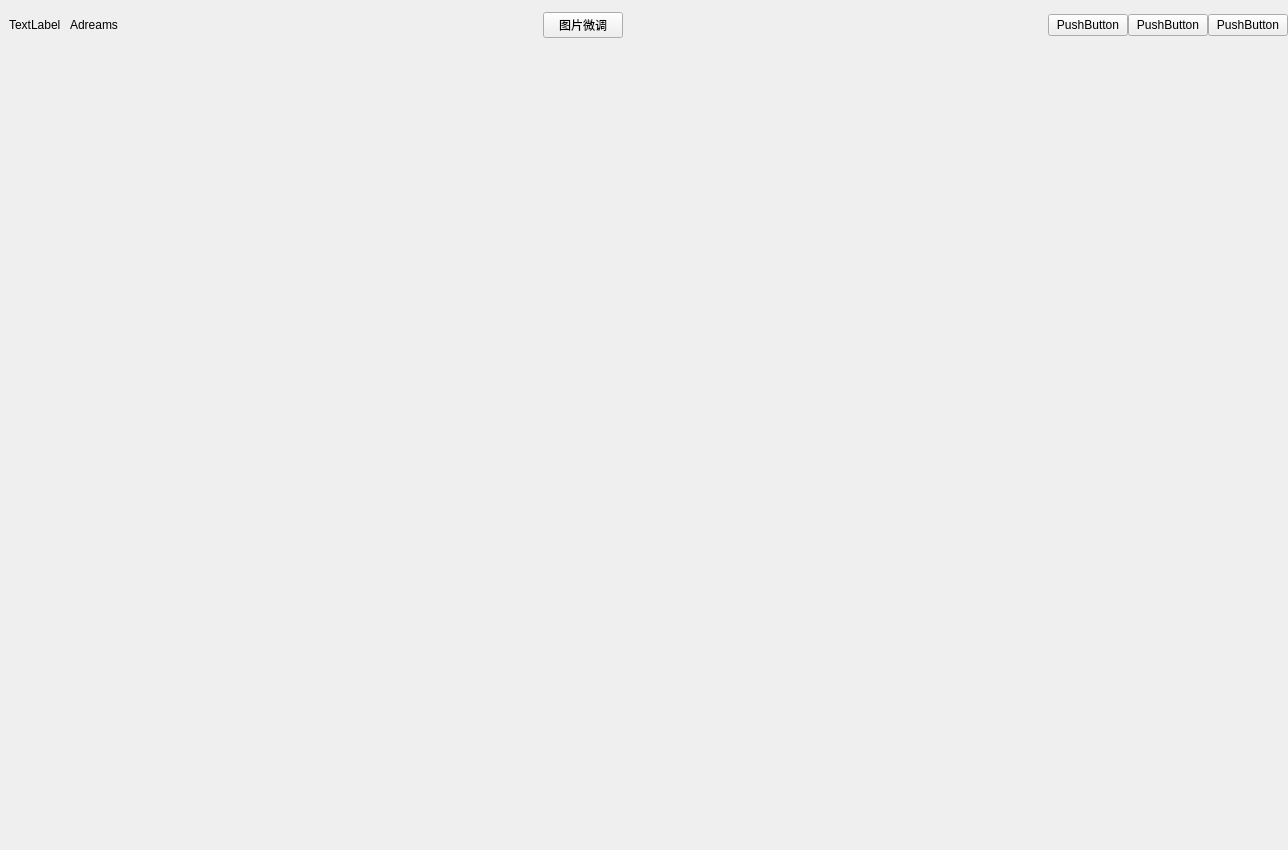
<?xml version="1.0" encoding="UTF-8"?>
<ui version="4.0">
 <class>Form</class>
 <widget class="QWidget" name="Form">
  <property name="geometry">
   <rect>
    <x>0</x>
    <y>0</y>
    <width>1288</width>
    <height>850</height>
   </rect>
  </property>
  <property name="windowTitle">
   <string>Form</string>
  </property>
  <property name="windowOpacity">
   <double>1.000000000000000</double>
  </property>
  <layout class="QVBoxLayout" name="verticalLayout">
   <property name="spacing">
    <number>0</number>
   </property>
   <property name="leftMargin">
    <number>0</number>
   </property>
   <property name="topMargin">
    <number>0</number>
   </property>
   <property name="rightMargin">
    <number>0</number>
   </property>
   <property name="bottomMargin">
    <number>0</number>
   </property>
   <item>
    <widget class="QWidget" name="widget" native="true">
     <property name="maximumSize">
      <size>
       <width>16777215</width>
       <height>50</height>
      </size>
     </property>
     <layout class="QHBoxLayout" name="horizontalLayout" stretch="1,2,1,2,47,5,47,2,2,2">
      <property name="spacing">
       <number>0</number>
      </property>
      <property name="sizeConstraint">
       <enum>QLayout::SetDefaultConstraint</enum>
      </property>
      <property name="leftMargin">
       <number>0</number>
      </property>
      <property name="topMargin">
       <number>0</number>
      </property>
      <property name="rightMargin">
       <number>0</number>
      </property>
      <property name="bottomMargin">
       <number>0</number>
      </property>
      <item>
       <spacer name="horizontalSpacer">
        <property name="orientation">
         <enum>Qt::Horizontal</enum>
        </property>
        <property name="sizeHint" stdset="0">
         <size>
          <width>20</width>
          <height>20</height>
         </size>
        </property>
       </spacer>
      </item>
      <item>
       <widget class="QLabel" name="label">
        <property name="enabled">
         <bool>true</bool>
        </property>
        <property name="maximumSize">
         <size>
          <width>16777215</width>
          <height>16777215</height>
         </size>
        </property>
        <property name="text">
         <string>TextLabel</string>
        </property>
       </widget>
      </item>
      <item>
       <spacer name="horizontalSpacer_2">
        <property name="orientation">
         <enum>Qt::Horizontal</enum>
        </property>
        <property name="sizeHint" stdset="0">
         <size>
          <width>122</width>
          <height>20</height>
         </size>
        </property>
       </spacer>
      </item>
      <item>
       <widget class="QLabel" name="label_2">
        <property name="maximumSize">
         <size>
          <width>16777215</width>
          <height>16777215</height>
         </size>
        </property>
        <property name="text">
         <string>Adreams</string>
        </property>
       </widget>
      </item>
      <item>
       <spacer name="horizontalSpacer_4">
        <property name="orientation">
         <enum>Qt::Horizontal</enum>
        </property>
        <property name="sizeHint" stdset="0">
         <size>
          <width>40</width>
          <height>20</height>
         </size>
        </property>
       </spacer>
      </item>
      <item>
       <widget class="QPushButton" name="pushButton_4">
        <property name="text">
         <string>图片微调</string>
        </property>
       </widget>
      </item>
      <item>
       <spacer name="horizontalSpacer_3">
        <property name="orientation">
         <enum>Qt::Horizontal</enum>
        </property>
        <property name="sizeHint" stdset="0">
         <size>
          <width>122</width>
          <height>20</height>
         </size>
        </property>
       </spacer>
      </item>
      <item>
       <widget class="QPushButton" name="pushButton">
        <property name="maximumSize">
         <size>
          <width>16777215</width>
          <height>16777215</height>
         </size>
        </property>
        <property name="text">
         <string>PushButton</string>
        </property>
       </widget>
      </item>
      <item>
       <widget class="QPushButton" name="pushButton_2">
        <property name="maximumSize">
         <size>
          <width>16777215</width>
          <height>16777215</height>
         </size>
        </property>
        <property name="text">
         <string>PushButton</string>
        </property>
       </widget>
      </item>
      <item>
       <widget class="QPushButton" name="pushButton_3">
        <property name="maximumSize">
         <size>
          <width>16777215</width>
          <height>16777215</height>
         </size>
        </property>
        <property name="text">
         <string>PushButton</string>
        </property>
       </widget>
      </item>
     </layout>
    </widget>
   </item>
   <item>
    <widget class="QWidget" name="widget_2" native="true"/>
   </item>
  </layout>
 </widget>
 <resources/>
 <connections/>
</ui>
